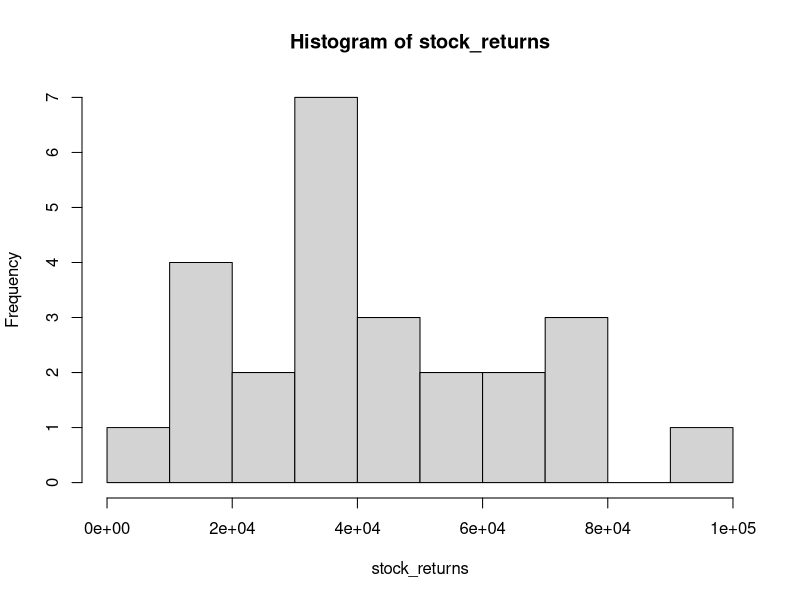
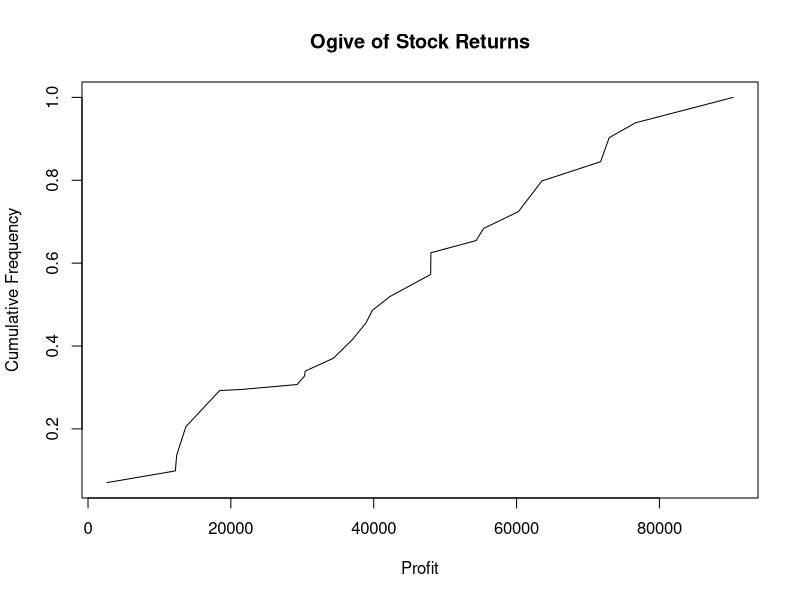

These charts were generated, in order, by the following R code:
stock_returns <- c(72969,29268,38894,71761,90296,2663,12410,21390,12227,13701,
                   18429,48009,39811,32083,34349,55391,54329,30321,30398,42255,76642,
                   47969,60264,37080,63547)
min(stock_returns)
max(stock_returns)
x_breaks <- seq(from =0 , to = 100000, by = 10000)

stock_groups <- cut(stock_returns , breaks = x_breaks, dig.lab = 10)
print(stock_groups)
table(stock_groups)
stock_data <- data.frame(table(stock_groups)) # Absolute Frequency

stock_data$relative_Freq <- stock_data$Freq/sum(stock_data$Freq)

stock_data$cumulative_Freq <- cumsum(stock_data$relative_Freq)

# Histogram
hist(stock_returns, x_breaks)

# Ogive (Cumulative Frequency)
plot(sort(stock_returns), cumsum(stock_returns)/sum(stock_returns), xlab="Profit",
     ylab="Cumulative Frequency", main = "Ogive of Stock Returns", type="l")
